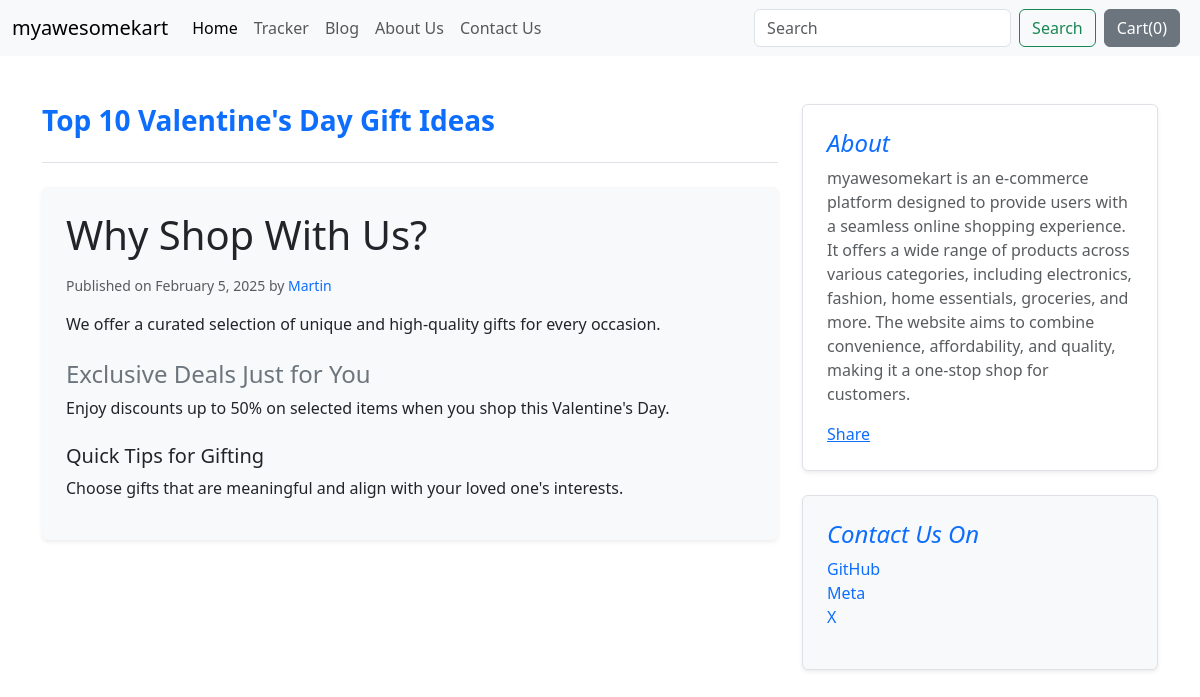
The page /blog/blogpost/1 on the database its author committed.
### blog/models.py (models this page shows)
class Blogpost(models.Model):
    post_id = models.AutoField(primary_key= True)
    title = models.CharField(max_length=50)
    head0 = models.CharField(max_length=500, default="")
    chead0 = models.CharField(max_length=5000, default="")
    head1 = models.CharField(max_length=500, default="")
    chead1 = models.CharField(max_length=5000, default="")
    head2 = models.CharField(max_length=500, default="")
    chead2 = models.CharField(max_length=5000, default="")
    publish_date = models.DateField()
    thumbnail = models.ImageField(upload_to='shop/images', default="")
    def __str__(self):
        return self.title

### blog/views.py (the view)
# urls.py: path("blogpost/<int:id>", views.blogpost, name="blogHome"),
def blogpost(request, id):
    post = Blogpost.objects.filter(post_id = id)[0]
    print(post)
    return render(request, 'blog/blogpost.html',{'post':post})

### blog/templates/blog/blogpost.html (shortened to what this page needs)
{% extends 'blog/basic.html' %}
{% block body %}
<div class="container my-5">
    <div class="row">
        <div class="col-lg-8">
            <h3 class="pb-4 mb-4 border-bottom text-primary fw-bold">
                {{ post.title }}
            </h3>
            <article class="blog-post bg-light p-4 rounded shadow-sm">
                <h2 class="display-6 text-dark mb-3">{{ post.head0 }}</h2>
                <p class="text-muted small">Published on February 5, 2025 by <a href="#" class="text-decoration-none text-primary">Martin</a></p>
                <p class="mb-4">{{ post.chead0 }}</p>
                <h2 class="h4 text-secondary mt-4">{{ post.head1 }}</h2>
                <p class="mb-4">{{ post.chead1 }}</p>
                <h3 class="h5 text-dark mt-4">{{ post.head2 }}</h3>
                <p>{{ post.chead2 }}</p>
            </article>
        </div>
        <div class="col-lg-4">
            <div class="position-sticky" style="top: 2rem;">
                <div class="p-4 mb-4 bg-white rounded shadow-sm border">
                    <h4 class="fst-italic text-primary">About</h4>
                    <p class="text-muted">myawesomekart is an e-commerce platform designed to provide users with a seamless online shopping experience. It offers a wide range of products across various categories, including electronics, fashion, home essentials, groceries, and more. The website aims to combine convenience, affordability, and quality, making it a one-stop shop for customers.</p>
                    <div class="fb-share-button" data-href="http://127.0.0.1:8000/blog/blogpost/{{post.post_id}}" data-layout="" data-size=""><a target="_blank" href="https://www.facebook.com/sharer/sharer.php?u=http%3A%2F%2F127.0.0.1%3A8000%2Fblog%2Fblogpost%2F1&amp;src=sdkpreparse" class="fb-xfbml-parse-ignore">Share</a></div>
                </div>
                <div class="p-4 bg-light rounded shadow-sm border">
                    <h4 class="fst-italic text-primary">Contact Us On</h4>
                    <ul class="list-unstyled text-dark">
                        <li><a href="#" class="text-decoration-none text-primary">GitHub</a></li>
                        <li><a href="#" class="text-decoration-none text-primary">Meta</a></li>
                        <li><a href="#" class="text-decoration-none text-primary">X</a></li>
                    </ul>
                </div>
            </div>
        </div>
    </div>
</div>
{% endblock %}

### rows shown on the page
Blogpost: title "Top 10 Valentine's Day Gift Ideas", head0 "Why Shop With Us?", chead0 "We offer a curated selection of unique and high-quality gifts for every occasion.", head1 "Exclusive Deals Just for You", chead1 "Enjoy discounts up to 50% on selected items when you shop this Valentine's Day.", head2 "Quick Tips for Gifting", chead2 "Choose gifts that are meaningful and align with your loved one's interests."
